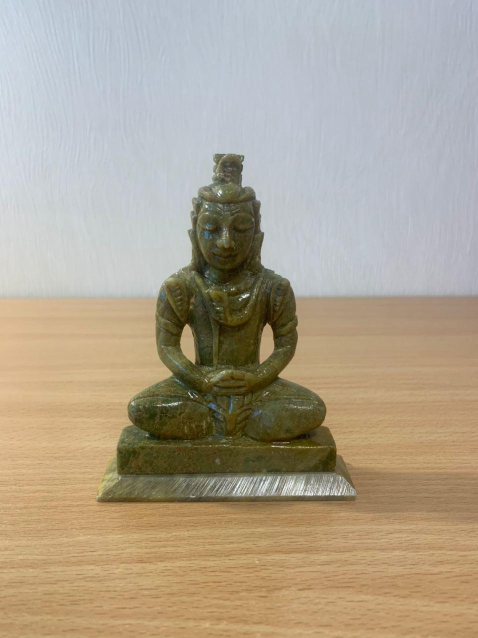
#> input picture detection/Lab2/Photos/photo0.jpg, 956 x 1276 px, found by its file name (shown at 1/2 size)
$ python place_detect.py
#> lines starting #> are read from the running program, lines starting #| are printed output that depends on the picture
from __future__ import print_function
import cv2 as cv
import numpy as np
import argparse
from datetime import datetime
from matplotlib import pyplot as plt
ix, iy = -1, -1
drawing = False  # true if mouse is pressed
  # if True, draw rectangle. Press 'm' to toggle to curve
mode = True

def markup(file):
#> called with file = 'Photos1/photo0.jpg'
    rez = []
    rframe = cv.imread(file)
#> rframe is the input picture: shape (1276, 956, 3); mean B, G, R 143.9, 162.8, 174.2


    def draw_circle(event,x,y,flags,param):
      global ix,iy,drawing,mode

      if event == cv.EVENT_LBUTTONDOWN:
          drawing = True
          ix,iy = x,y

      elif event == cv.EVENT_MOUSEMOVE:
        if drawing == True:
            if mode == True:
                # cv2.rectangle(rframe,(ix,iy),(x,y),(0,255,0),3)
                q=x
                w=y
            # [4 lines of commented-out code are left out]

      elif event == cv.EVENT_LBUTTONUP:
        drawing = False
        if mode == True:
            cv.rectangle(rframe,(ix,iy),(x,y),(0,255,0),2)

        else:
            cv.circle(rframe,(x,y),5,(0,0,255),-1)
        print(x, y, ix, iy)
        rez.append((x,y,ix,iy))

    cv.namedWindow('image')
    cv.setMouseCallback('image',draw_circle)

    while(1):
        rframe = cv.resize(rframe, (1200,800))
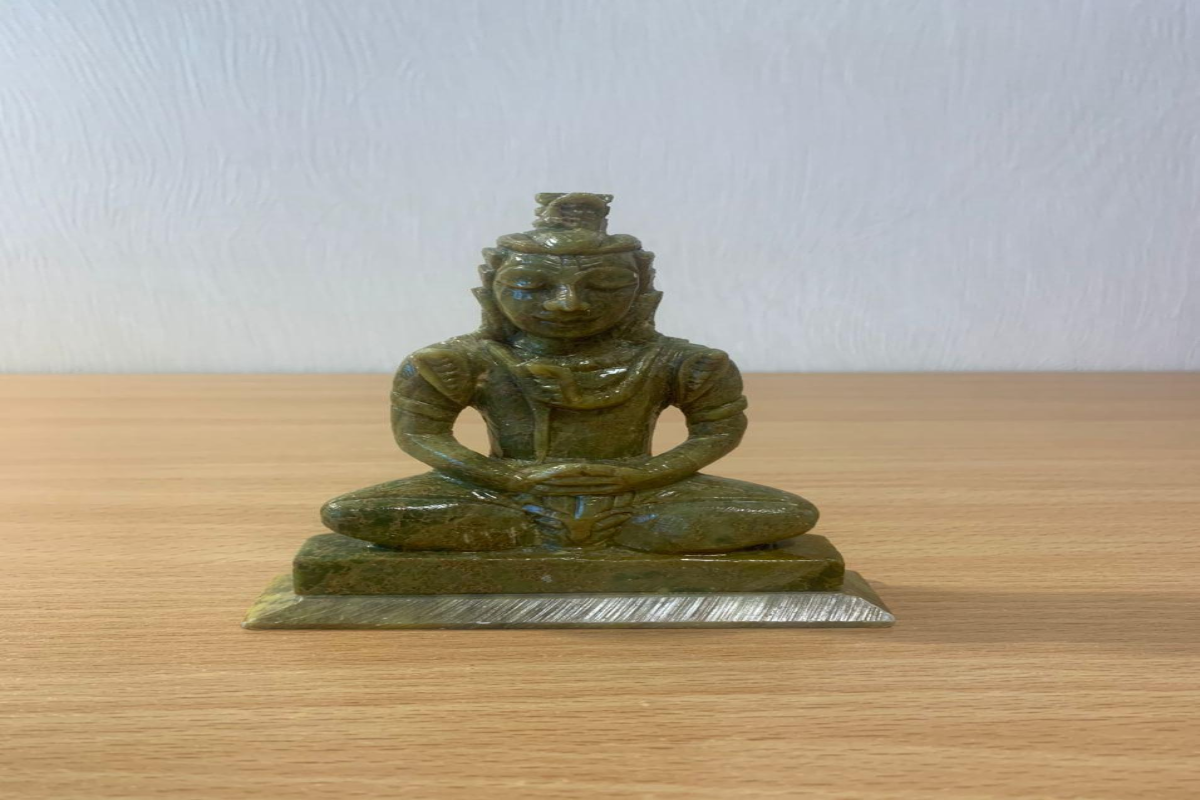
#> rframe: shape (800, 1200, 3); mean B, G, R 143.8, 162.7, 174.1
        cv.imshow('image',rframe)
        k = cv.waitKey(1) & 0xFF
#> (key Esc is pressed here)
        if k == ord('m'):
           mode = not mode
        elif k == 27:
           break
    #cv.imwrite('img with rect.png',rframe)
    cv.destroyAllWindows()
    return rez


f1 = open('coord2.txt', 'w')

for i in range(0, 20):
    path = 'Photos1/photo'+str(i)+'.jpg'
    o = markup(path)
    for j in range(0,4):
#> (the run stopped early here; a loop or call above may not have finished)
